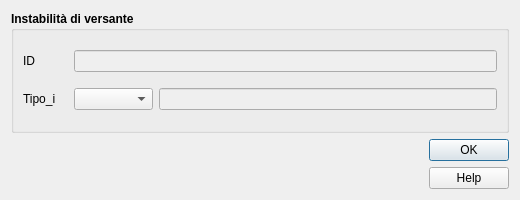
<?xml version="1.0" encoding="UTF-8"?>
<ui version="4.0">
    <class>instab_geotec</class>
    <widget class="QDialog" name="instab_geotec">
        <property name="geometry">
            <rect>
                <x>0</x>
                <y>0</y>
                <width>520</width>
                <height>200</height>
            </rect>
        </property>
        <property name="sizePolicy">
            <sizepolicy hsizetype="Fixed" vsizetype="Fixed">
                <horstretch>0</horstretch>
                <verstretch>0</verstretch>
            </sizepolicy>
        </property>
        <property name="minimumSize">
            <size>
                <width>520</width>
                <height>190</height>
            </size>
        </property>
        <property name="maximumSize">
            <size>
                <width>1500</width>
                <height>1500</height>
            </size>
        </property>
        <property name="windowTitle">
            <string>Instabilità di versante</string>
        </property>
        <property name="locale">
            <locale language="English" country="UnitedStates"/>
        </property>
        <property name="modal">
            <bool>true</bool>
        </property>
        <layout class="QVBoxLayout" name="verticalLayout_2">
            <item>
                <widget class="QGroupBox" name="groupBox_2">
                    <property name="sizePolicy">
                        <sizepolicy hsizetype="Expanding" vsizetype="Expanding">
                            <horstretch>0</horstretch>
                            <verstretch>0</verstretch>
                        </sizepolicy>
                    </property>
                    <property name="minimumSize">
                        <size>
                            <width>0</width>
                            <height>0</height>
                        </size>
                    </property>
                    <property name="font">
                        <font>
                            <weight>75</weight>
                            <bold>true</bold>
                        </font>
                    </property>
                    <property name="title">
                        <string>Instabilità di versante</string>
                    </property>
                    <layout class="QGridLayout" name="gridLayout_3">
                        <item row="0" column="0">
                            <widget class="QLabel" name="label_2">
                                <property name="sizePolicy">
                                    <sizepolicy hsizetype="Minimum" vsizetype="Preferred">
                                        <horstretch>0</horstretch>
                                        <verstretch>0</verstretch>
                                    </sizepolicy>
                                </property>
                                <property name="minimumSize">
                                    <size>
                                        <width>45</width>
                                        <height>0</height>
                                    </size>
                                </property>
                                <property name="font">
                                    <font>
                                        <weight>50</weight>
                                        <bold>false</bold>
                                    </font>
                                </property>
                                <property name="text">
                                    <string>&lt;html&gt;&lt;head/&gt;&lt;body&gt;&lt;p&gt;ID&lt;/p&gt;&lt;/body&gt;&lt;/html&gt;</string>
                                </property>
                            </widget>
                        </item>
                        <item row="0" column="1">
                            <widget class="QLineEdit" name="pkuid">
                                <property name="enabled">
                                    <bool>false</bool>
                                </property>
                                <property name="palette">
                                    <palette>
                                        <active>
                                            <colorrole role="Text">
                                                <brush brushstyle="SolidPattern">
                                                    <color alpha="255">
                                                        <red>113</red>
                                                        <green>113</green>
                                                        <blue>113</blue>
                                                    </color>
                                                </brush>
                                            </colorrole>
                                            <colorrole role="PlaceholderText">
                                                <brush brushstyle="NoBrush">
                                                    <color alpha="128">
                                                        <red>113</red>
                                                        <green>113</green>
                                                        <blue>113</blue>
                                                    </color>
                                                </brush>
                                            </colorrole>
                                        </active>
                                        <inactive>
                                            <colorrole role="Text">
                                                <brush brushstyle="SolidPattern">
                                                    <color alpha="255">
                                                        <red>113</red>
                                                        <green>113</green>
                                                        <blue>113</blue>
                                                    </color>
                                                </brush>
                                            </colorrole>
                                            <colorrole role="PlaceholderText">
                                                <brush brushstyle="NoBrush">
                                                    <color alpha="128">
                                                        <red>113</red>
                                                        <green>113</green>
                                                        <blue>113</blue>
                                                    </color>
                                                </brush>
                                            </colorrole>
                                        </inactive>
                                        <disabled>
                                            <colorrole role="Text">
                                                <brush brushstyle="SolidPattern">
                                                    <color alpha="255">
                                                        <red>120</red>
                                                        <green>120</green>
                                                        <blue>120</blue>
                                                    </color>
                                                </brush>
                                            </colorrole>
                                            <colorrole role="PlaceholderText">
                                                <brush brushstyle="NoBrush">
                                                    <color alpha="128">
                                                        <red>113</red>
                                                        <green>113</green>
                                                        <blue>113</blue>
                                                    </color>
                                                </brush>
                                            </colorrole>
                                        </disabled>
                                    </palette>
                                </property>
                                <property name="toolTip">
                                    <string/>
                                </property>
                            </widget>
                        </item>
                        <item row="1" column="0">
                            <widget class="QLabel" name="label">
                                <property name="font">
                                    <font>
                                        <weight>50</weight>
                                        <bold>false</bold>
                                    </font>
                                </property>
                                <property name="text">
                                    <string>Tipo_i</string>
                                </property>
                            </widget>
                        </item>
                        <item row="1" column="1">
                            <layout class="QHBoxLayout" name="horizontalLayout">
                                <item>
                                    <widget class="QComboBox" name="cod_instab">
                                        <property name="toolTip">
                                            <string/>
                                        </property>
                                    </widget>
                                </item>
                                <item>
                                    <widget class="QLineEdit" name="Tipo_i">
                                        <property name="enabled">
                                            <bool>false</bool>
                                        </property>
                                    </widget>
                                </item>
                            </layout>
                        </item>
                    </layout>
                </widget>
            </item>
            <item>
                <layout class="QHBoxLayout" name="horizontalLayout_2">
                    <item>
                        <widget class="QLabel" name="label_logo_cnr">
                            <property name="maximumSize">
                                <size>
                                    <width>81</width>
                                    <height>60</height>
                                </size>
                            </property>
                            <property name="text">
                                <string/>
                            </property>
                            <property name="pixmap">
                                <pixmap>../loghi/Logo CNR-2010-Quadrato-ITA-high.png</pixmap>
                            </property>
                            <property name="scaledContents">
                                <bool>true</bool>
                            </property>
                        </widget>
                    </item>
                    <item>
                        <widget class="QLabel" name="label_logo_igag">
                            <property name="maximumSize">
                                <size>
                                    <width>70</width>
                                    <height>60</height>
                                </size>
                            </property>
                            <property name="text">
                                <string/>
                            </property>
                            <property name="pixmap">
                                <pixmap>../loghi/IGAG-CMYK.png</pixmap>
                            </property>
                            <property name="scaledContents">
                                <bool>true</bool>
                            </property>
                        </widget>
                    </item>
                    <item>
                        <spacer name="horizontalSpacer">
                            <property name="orientation">
                                <enum>Qt::Horizontal</enum>
                            </property>
                            <property name="sizeHint" stdset="0">
                                <size>
                                    <width>40</width>
                                    <height>20</height>
                                </size>
                            </property>
                        </spacer>
                    </item>
                    <item>
                        <layout class="QVBoxLayout" name="verticalLayout">
                            <item>
                                <widget class="QDialogButtonBox" name="buttonBox">
                                    <property name="sizePolicy">
                                        <sizepolicy hsizetype="Fixed" vsizetype="Fixed">
                                            <horstretch>0</horstretch>
                                            <verstretch>0</verstretch>
                                        </sizepolicy>
                                    </property>
                                    <property name="minimumSize">
                                        <size>
                                            <width>0</width>
                                            <height>0</height>
                                        </size>
                                    </property>
                                    <property name="cursor">
                                        <cursorShape>PointingHandCursor</cursorShape>
                                    </property>
                                    <property name="orientation">
                                        <enum>Qt::Vertical</enum>
                                    </property>
                                    <property name="standardButtons">
                                        <set>QDialogButtonBox::Ok</set>
                                    </property>
                                    <property name="centerButtons">
                                        <bool>true</bool>
                                    </property>
                                </widget>
                            </item>
                            <item>
                                <widget class="QPushButton" name="help_button">
                                    <property name="cursor">
                                        <cursorShape>PointingHandCursor</cursorShape>
                                    </property>
                                    <property name="text">
                                        <string>Help</string>
                                    </property>
                                </widget>
                            </item>
                        </layout>
                    </item>
                </layout>
            </item>
        </layout>
    </widget>
    <resources/>
    <connections/>
</ui>
